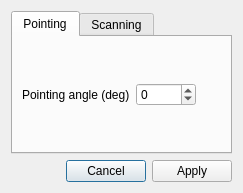
<?xml version="1.0" encoding="UTF-8"?>
<ui version="4.0">
 <class>HcrGuiAntennaModeDialog</class>
 <widget class="QDialog" name="HcrGuiAntennaModeDialog">
  <property name="geometry">
   <rect>
    <x>0</x>
    <y>0</y>
    <width>243</width>
    <height>193</height>
   </rect>
  </property>
  <property name="windowTitle">
   <string>Antenna Mode</string>
  </property>
  <layout class="QVBoxLayout" name="verticalLayout">
   <item>
    <widget class="QTabWidget" name="tabWidget">
     <property name="currentIndex">
      <number>0</number>
     </property>
     <widget class="QWidget" name="pointingTab">
      <attribute name="title">
       <string>Pointing</string>
      </attribute>
      <layout class="QGridLayout" name="gridLayout">
       <item row="0" column="1">
        <widget class="QSpinBox" name="pointingSpinBox">
         <property name="minimumSize">
          <size>
           <width>60</width>
           <height>0</height>
          </size>
         </property>
         <property name="minimum">
          <number>-45</number>
         </property>
         <property name="maximum">
          <number>225</number>
         </property>
        </widget>
       </item>
       <item row="0" column="0">
        <widget class="QLabel" name="pointingAngleLabel">
         <property name="text">
          <string>Pointing angle (deg)</string>
         </property>
        </widget>
       </item>
       <item row="0" column="2">
        <spacer name="horizontalSpacer">
         <property name="orientation">
          <enum>Qt::Horizontal</enum>
         </property>
         <property name="sizeHint" stdset="0">
          <size>
           <width>40</width>
           <height>20</height>
          </size>
         </property>
        </spacer>
       </item>
      </layout>
     </widget>
     <widget class="QWidget" name="scanningTab">
      <attribute name="title">
       <string>Scanning</string>
      </attribute>
      <layout class="QGridLayout" name="gridLayout_2">
       <item row="0" column="1">
        <widget class="QSpinBox" name="ccwLimitSpinBox">
         <property name="minimumSize">
          <size>
           <width>60</width>
           <height>0</height>
          </size>
         </property>
         <property name="minimum">
          <number>-45</number>
         </property>
         <property name="maximum">
          <number>225</number>
         </property>
        </widget>
       </item>
       <item row="0" column="0">
        <widget class="QLabel" name="ccwLimitLabel">
         <property name="text">
          <string>CCW limit (deg)</string>
         </property>
        </widget>
       </item>
       <item row="1" column="0">
        <widget class="QLabel" name="cwLimitLabel">
         <property name="text">
          <string>CW limit (deg)</string>
         </property>
        </widget>
       </item>
       <item row="1" column="1">
        <widget class="QSpinBox" name="cwLimitSpinBox">
         <property name="minimumSize">
          <size>
           <width>60</width>
           <height>0</height>
          </size>
         </property>
        </widget>
       </item>
       <item row="0" column="2">
        <spacer name="horizontalSpacer_2">
         <property name="orientation">
          <enum>Qt::Horizontal</enum>
         </property>
         <property name="sizeHint" stdset="0">
          <size>
           <width>40</width>
           <height>20</height>
          </size>
         </property>
        </spacer>
       </item>
      </layout>
     </widget>
    </widget>
   </item>
   <item>
    <widget class="QDialogButtonBox" name="buttonBox">
     <property name="orientation">
      <enum>Qt::Horizontal</enum>
     </property>
     <property name="standardButtons">
      <set>QDialogButtonBox::Apply|QDialogButtonBox::Cancel</set>
     </property>
     <property name="centerButtons">
      <bool>false</bool>
     </property>
    </widget>
   </item>
  </layout>
 </widget>
 <resources/>
 <connections>
  <connection>
   <sender>buttonBox</sender>
   <signal>accepted()</signal>
   <receiver>HcrGuiAntennaModeDialog</receiver>
   <slot>accept()</slot>
   <hints>
    <hint type="sourcelabel">
     <x>248</x>
     <y>254</y>
    </hint>
    <hint type="destinationlabel">
     <x>157</x>
     <y>274</y>
    </hint>
   </hints>
  </connection>
  <connection>
   <sender>buttonBox</sender>
   <signal>rejected()</signal>
   <receiver>HcrGuiAntennaModeDialog</receiver>
   <slot>reject()</slot>
   <hints>
    <hint type="sourcelabel">
     <x>316</x>
     <y>260</y>
    </hint>
    <hint type="destinationlabel">
     <x>286</x>
     <y>274</y>
    </hint>
   </hints>
  </connection>
 </connections>
</ui>
